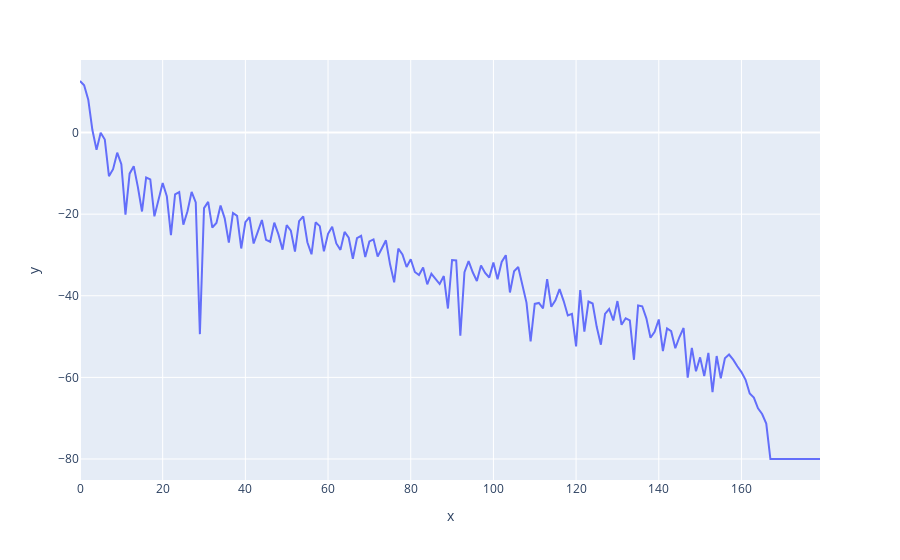

Notebook code cell kept with this figure:
### Code cell
# px.line(df, x="year", y="lifeExp", title='Life expectancy in Canada')

temp = np.abs(range_profile[0, :, :])
temp = 20 * np.log10(temp + 0.0001)

px.line(y=temp[:,133])

### Figure 1 — Plotly figure (JSON) as saved in the notebook; plotly's stock layout.template omitted (floating-point values rounded to 4 significant figures; data arrays with more than 128 entries replaced by an {"elided": "..."} marker saying what was removed)
{"data": [{"hovertemplate": "x=%{x}<br>y=%{y}<extra></extra>", "legendgroup": "", "line": {"color": "#636efa", "dash": "solid"}, "mode": "lines", "name": "", "orientation": "v", "showlegend": false, "type": "scatter", "x": {"elided": "180 int values"}, "xaxis": "x", "y": {"elided": "180 float values"}, "yaxis": "y"}], "layout": {"legend": {"tracegroupgap": 0}, "margin": {"t": 60}, "xaxis": {"anchor": "y", "domain": [0, 1], "title": {"text": "x"}}, "yaxis": {"anchor": "x", "domain": [0, 1], "title": {"text": "y"}}}}
